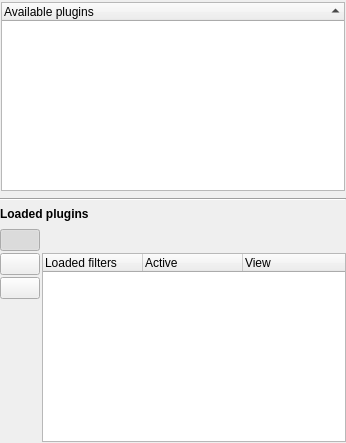
<?xml version="1.0" encoding="UTF-8"?>
<ui version="4.0">
 <class>PluginEditorForm</class>
 <widget class="QWidget" name="PluginEditorForm">
  <property name="geometry">
   <rect>
    <x>0</x>
    <y>0</y>
    <width>346</width>
    <height>443</height>
   </rect>
  </property>
  <property name="windowTitle">
   <string>Form</string>
  </property>
  <layout class="QVBoxLayout" name="verticalLayout">
   <property name="leftMargin">
    <number>0</number>
   </property>
   <property name="topMargin">
    <number>1</number>
   </property>
   <property name="rightMargin">
    <number>0</number>
   </property>
   <property name="bottomMargin">
    <number>1</number>
   </property>
   <item>
    <widget class="QStackedWidget" name="stackedWidget">
     <property name="currentIndex">
      <number>0</number>
     </property>
     <widget class="QWidget" name="pagePlugins">
      <layout class="QVBoxLayout" name="verticalLayout_3">
       <property name="margin">
        <number>1</number>
       </property>
       <item>
        <widget class="QTreeWidget" name="availablePluginsTreeWidget">
         <property name="sortingEnabled">
          <bool>true</bool>
         </property>
         <attribute name="headerMinimumSectionSize">
          <number>50</number>
         </attribute>
         <attribute name="headerShowSortIndicator" stdset="0">
          <bool>true</bool>
         </attribute>
         <column>
          <property name="text">
           <string>Available plugins</string>
          </property>
         </column>
        </widget>
       </item>
      </layout>
     </widget>
     <widget class="QWidget" name="pageEditParams">
      <layout class="QVBoxLayout" name="verticalLayout_4">
       <property name="margin">
        <number>1</number>
       </property>
       <item>
        <widget class="PluginSettingsWidget" name="pluginSettingsWidget" native="true"/>
       </item>
      </layout>
     </widget>
     <widget class="QWidget" name="pageHisto">
      <layout class="QVBoxLayout" name="verticalLayout_2">
       <property name="margin">
        <number>1</number>
       </property>
       <item>
        <widget class="TimeHistogramWidget" name="timeHistoWidget" native="true">
         <property name="minimumSize">
          <size>
           <width>0</width>
           <height>80</height>
          </size>
         </property>
        </widget>
       </item>
      </layout>
     </widget>
     <widget class="QWidget" name="page_stderr">
      <property name="toolTip">
       <string>Output of plugin</string>
      </property>
      <property name="statusTip">
       <string>Output of plugin</string>
      </property>
      <layout class="QVBoxLayout" name="verticalLayout_5">
       <property name="margin">
        <number>1</number>
       </property>
       <item>
        <widget class="QTextEdit" name="stderrBrowser"/>
       </item>
      </layout>
     </widget>
    </widget>
   </item>
   <item>
    <widget class="Line" name="line">
     <property name="orientation">
      <enum>Qt::Horizontal</enum>
     </property>
    </widget>
   </item>
   <item>
    <widget class="QLabel" name="label">
     <property name="font">
      <font>
       <weight>75</weight>
       <bold>true</bold>
      </font>
     </property>
     <property name="text">
      <string>Loaded plugins</string>
     </property>
    </widget>
   </item>
   <item>
    <widget class="QWidget" name="widget_2" native="true">
     <layout class="QGridLayout" name="gridLayout">
      <property name="leftMargin">
       <number>0</number>
      </property>
      <property name="topMargin">
       <number>2</number>
      </property>
      <property name="rightMargin">
       <number>0</number>
      </property>
      <property name="bottomMargin">
       <number>0</number>
      </property>
      <property name="spacing">
       <number>2</number>
      </property>
      <item row="1" column="0">
       <widget class="QPushButton" name="paramsButton">
        <property name="toolTip">
         <string>Edit plugin's parameters</string>
        </property>
        <property name="text">
         <string/>
        </property>
        <property name="icon">
         <iconset resource="../ema.qrc">
          <normaloff>:/icons/16x16/view-media-equalizer.png</normaloff>:/icons/16x16/view-media-equalizer.png</iconset>
        </property>
        <property name="iconSize">
         <size>
          <width>22</width>
          <height>22</height>
         </size>
        </property>
        <property name="checkable">
         <bool>true</bool>
        </property>
        <attribute name="buttonGroup">
         <string notr="true">buttonGroup</string>
        </attribute>
       </widget>
      </item>
      <item row="4" column="0">
       <widget class="QPushButton" name="activateButton">
        <property name="toolTip">
         <string>Activate/disactivate button</string>
        </property>
        <property name="text">
         <string/>
        </property>
        <property name="icon">
         <iconset resource="../ema.qrc">
          <normaloff>:/icons/16x16/network-disconnect.png</normaloff>:/icons/16x16/network-disconnect.png</iconset>
        </property>
        <property name="iconSize">
         <size>
          <width>16</width>
          <height>16</height>
         </size>
        </property>
        <property name="flat">
         <bool>true</bool>
        </property>
       </widget>
      </item>
      <item row="6" column="0">
       <widget class="QPushButton" name="upButton">
        <property name="toolTip">
         <string>Move the selected plugin up</string>
        </property>
        <property name="text">
         <string/>
        </property>
        <property name="icon">
         <iconset resource="../ema.qrc">
          <normaloff>:/icons/16x16/arrow-up.png</normaloff>:/icons/16x16/arrow-up.png</iconset>
        </property>
        <property name="iconSize">
         <size>
          <width>16</width>
          <height>16</height>
         </size>
        </property>
        <property name="flat">
         <bool>true</bool>
        </property>
       </widget>
      </item>
      <item row="7" column="0">
       <widget class="QPushButton" name="downButton">
        <property name="toolTip">
         <string>Move the selected plugin down</string>
        </property>
        <property name="text">
         <string/>
        </property>
        <property name="icon">
         <iconset resource="../ema.qrc">
          <normaloff>:/icons/16x16/arrow-down.png</normaloff>:/icons/16x16/arrow-down.png</iconset>
        </property>
        <property name="iconSize">
         <size>
          <width>16</width>
          <height>16</height>
         </size>
        </property>
        <property name="flat">
         <bool>true</bool>
        </property>
       </widget>
      </item>
      <item row="0" column="0" colspan="2">
       <widget class="QWidget" name="widget" native="true">
        <layout class="QHBoxLayout" name="horizontalLayout">
         <property name="spacing">
          <number>2</number>
         </property>
         <property name="margin">
          <number>0</number>
         </property>
         <item>
          <widget class="QPushButton" name="pluginsButton">
           <property name="enabled">
            <bool>true</bool>
           </property>
           <property name="toolTip">
            <string>Show list of available plugins</string>
           </property>
           <property name="text">
            <string/>
           </property>
           <property name="icon">
            <iconset resource="../ema.qrc">
             <normaloff>:/icons/22x22/preferences-plugin.png</normaloff>:/icons/22x22/preferences-plugin.png</iconset>
           </property>
           <property name="iconSize">
            <size>
             <width>22</width>
             <height>22</height>
            </size>
           </property>
           <property name="checkable">
            <bool>true</bool>
           </property>
           <property name="checked">
            <bool>true</bool>
           </property>
           <attribute name="buttonGroup">
            <string notr="true">buttonGroup</string>
           </attribute>
          </widget>
         </item>
         <item>
          <widget class="QPushButton" name="appendPluginButton">
           <property name="toolTip">
            <string>Load selected plugin/function</string>
           </property>
           <property name="text">
            <string/>
           </property>
           <property name="icon">
            <iconset resource="../ema.qrc">
             <normaloff>:/icons/16x16/list-add.png</normaloff>:/icons/16x16/list-add.png</iconset>
           </property>
           <property name="iconSize">
            <size>
             <width>16</width>
             <height>16</height>
            </size>
           </property>
           <property name="flat">
            <bool>true</bool>
           </property>
          </widget>
         </item>
         <item>
          <widget class="QPushButton" name="removePluginButton">
           <property name="toolTip">
            <string>Remove selected loaded plugin</string>
           </property>
           <property name="text">
            <string/>
           </property>
           <property name="icon">
            <iconset resource="../ema.qrc">
             <normaloff>:/icons/16x16/list-remove.png</normaloff>:/icons/16x16/list-remove.png</iconset>
           </property>
           <property name="iconSize">
            <size>
             <width>16</width>
             <height>16</height>
            </size>
           </property>
           <property name="flat">
            <bool>true</bool>
           </property>
          </widget>
         </item>
         <item>
          <spacer name="horizontalSpacer">
           <property name="orientation">
            <enum>Qt::Horizontal</enum>
           </property>
           <property name="sizeHint" stdset="0">
            <size>
             <width>40</width>
             <height>20</height>
            </size>
           </property>
          </spacer>
         </item>
         <item>
          <widget class="QPushButton" name="loadButton">
           <property name="toolTip">
            <string>Load a sequence of plugins</string>
           </property>
           <property name="text">
            <string/>
           </property>
           <property name="icon">
            <iconset resource="../ema.qrc">
             <normaloff>:/icons/16x16/document-open-folder.png</normaloff>:/icons/16x16/document-open-folder.png</iconset>
           </property>
           <property name="iconSize">
            <size>
             <width>16</width>
             <height>24</height>
            </size>
           </property>
           <property name="flat">
            <bool>true</bool>
           </property>
          </widget>
         </item>
         <item>
          <widget class="QPushButton" name="saveButton">
           <property name="toolTip">
            <string>Save current sequence</string>
           </property>
           <property name="text">
            <string/>
           </property>
           <property name="icon">
            <iconset resource="../ema.qrc">
             <normaloff>:/icons/16x16/media-floppy.png</normaloff>:/icons/16x16/media-floppy.png</iconset>
           </property>
           <property name="iconSize">
            <size>
             <width>16</width>
             <height>16</height>
            </size>
           </property>
           <property name="flat">
            <bool>true</bool>
           </property>
          </widget>
         </item>
        </layout>
       </widget>
      </item>
      <item row="1" column="1" rowspan="8">
       <widget class="QTreeWidget" name="selectedPluginsTreeWidget">
        <property name="toolTip">
         <string>Loaded plugins, processed from top to bottom</string>
        </property>
        <property name="iconSize">
         <size>
          <width>16</width>
          <height>16</height>
         </size>
        </property>
        <property name="rootIsDecorated">
         <bool>false</bool>
        </property>
        <property name="uniformRowHeights">
         <bool>true</bool>
        </property>
        <property name="allColumnsShowFocus">
         <bool>true</bool>
        </property>
        <property name="wordWrap">
         <bool>true</bool>
        </property>
        <column>
         <property name="text">
          <string>Loaded filters</string>
         </property>
        </column>
        <column>
         <property name="text">
          <string>Active</string>
         </property>
        </column>
        <column>
         <property name="text">
          <string>View</string>
         </property>
        </column>
       </widget>
      </item>
      <item row="2" column="0">
       <widget class="QPushButton" name="timeButton">
        <property name="toolTip">
         <string>Show time histogram</string>
        </property>
        <property name="text">
         <string/>
        </property>
        <property name="icon">
         <iconset resource="../ema.qrc">
          <normaloff>:/icons/16x16/chronometer.png</normaloff>:/icons/16x16/chronometer.png</iconset>
        </property>
        <property name="iconSize">
         <size>
          <width>22</width>
          <height>22</height>
         </size>
        </property>
        <property name="checkable">
         <bool>true</bool>
        </property>
        <attribute name="buttonGroup">
         <string notr="true">buttonGroup</string>
        </attribute>
       </widget>
      </item>
      <item row="3" column="0">
       <spacer name="verticalSpacer">
        <property name="orientation">
         <enum>Qt::Vertical</enum>
        </property>
        <property name="sizeHint" stdset="0">
         <size>
          <width>20</width>
          <height>40</height>
         </size>
        </property>
       </spacer>
      </item>
     </layout>
    </widget>
   </item>
  </layout>
 </widget>
 <customwidgets>
  <customwidget>
   <class>TimeHistogramWidget</class>
   <extends>QWidget</extends>
   <header>timehistogramwidget.h</header>
   <container>1</container>
  </customwidget>
  <customwidget>
   <class>PluginSettingsWidget</class>
   <extends>QWidget</extends>
   <header>pluginsettingswidget.h</header>
   <container>1</container>
  </customwidget>
 </customwidgets>
 <resources>
  <include location="../ema.qrc"/>
 </resources>
 <connections/>
 <buttongroups>
  <buttongroup name="buttonGroup"/>
 </buttongroups>
</ui>
